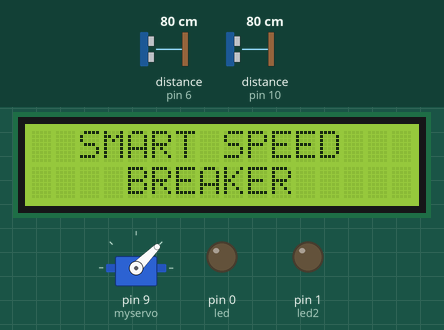
This sketch was run on a simulated Arduino Uno, built with avr-gcc and run on an emulated ATmega328P. Parts: servo, 16×2 character LCD, output pins drawn as LEDs (lit = HIGH). Wiring (inferred from the names in the program): 2 × ultrasonic range finder: trigger pin 7, echo pin 6 / trigger pin 13, echo pin 10. Inputs (shaded band) come from the test bench; at power-on: distance to the obstacle (sensors on pin 10, pin 6) 80 cm. The echo pulse lasts 58.3 µs per cm; pins used as bus, display or sensor lines are not drawn.

Above: at 1.2 s.
1.3 s: distance to the obstacle (sensor on pin 10) set to 11 cm
2.8 s: distance to the obstacle (sensor on pin 10) set to 8 cm
At 4.2 s:
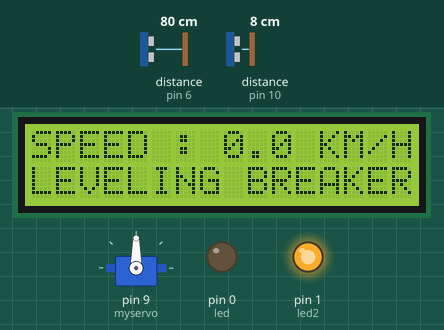
5.8 s: distance to the obstacle (sensor on pin 6) set to 11 cm
8.4 s: distance to the obstacle (sensor on pin 6) set to 8 cm
At 9.9 s:
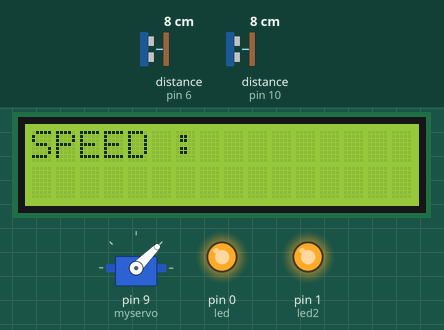
10.4 s: distance to the obstacle (sensor on pin 6) set to 18 cm
At 11.6 s:
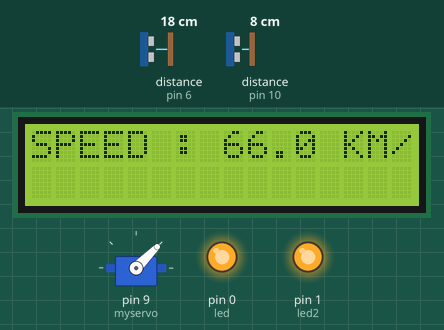
13.4 s: distance to the obstacle (sensor on pin 6) set to 2 cm
At 15.9 s:
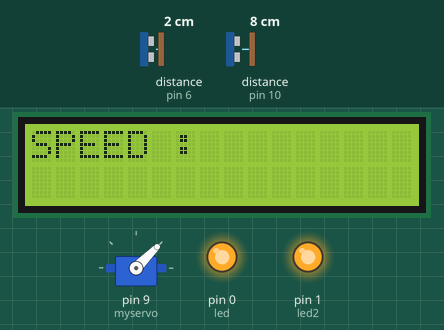
Timing chart, 0 to 16.9 s (numbered marks = the images above; inputs shaded):
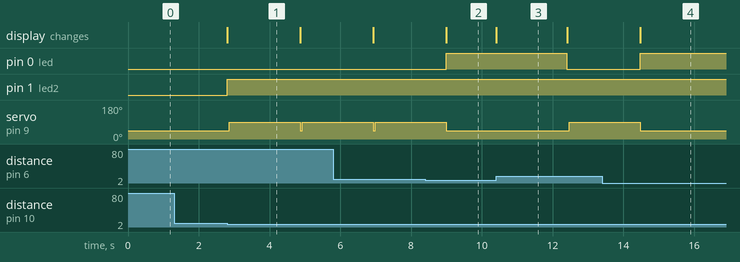

The sketch:

ssb.ino
```cpp
#include <Servo.h>
#include <LiquidCrystal.h>

Servo myservo;
LiquidCrystal lcd(12, 11, 5, 4, 3, 2);

#define trigPin1 13
#define echoPin1 10
#define trigPin2 7
#define echoPin2 6
#define led 0
#define led2 1

int blinking;                       // condition for blinking - timer is timing
int frameRate = 100;                // the frame rate (frames per second) at which the stopwatch runs - Change to suit
long interval = (1000/frameRate);   // blink interval =10
long startTime ;                    // start time for stop watch
long elapsedTime ;                  // elapsed time for stop watch
int fractional;                     // variable used to store fractional part of Frames
int fractionalSecs;                 // variable used to store fractional part of Seconds
int elapsedFrames;                  // elapsed frames for stop watch
int elapsedSeconds;                 // elapsed seconds for stop watch

float carspeedf;
float cstemp;
int cstempi;
int carspeed;
int carspeedd;

char buf[10];                       // string buffer for itoa function

long duration1;
long distance1;
long switch1;
long switch2;
long duration2;
long distance2;

void setup()
{

  myservo.attach(9);
  myservo.write(45);

  lcd.begin(16, 2);                // intialise the LCD.

  pinMode(trigPin1, OUTPUT);
  pinMode(echoPin1, INPUT);
  pinMode(trigPin2, OUTPUT);
  pinMode(echoPin2, INPUT);
  pinMode(led, OUTPUT);
  pinMode(led2, OUTPUT);
  digitalWrite(led,LOW);
  digitalWrite(led2,LOW);


  lcd.setCursor(0,0);
  lcd.print("  SMART SPEED  ");
  lcd.setCursor(0,1);
  lcd.print("    BREAKER    ");

}


void loop()
{


  digitalWrite(trigPin1, HIGH);
  delayMicroseconds(10);   //amount of sound pulses
  digitalWrite(trigPin1, LOW);


  duration1 = pulseIn(echoPin1, HIGH, 1000);  //makes it high 10ms after trigger and waits for it become low and stores that time
  distance1 = (duration1/2) / 29.1;

  digitalWrite(trigPin2, HIGH);
  delayMicroseconds(10);   //amount of sound pulses
  digitalWrite(trigPin2, LOW);


  duration2 = pulseIn(echoPin2, HIGH, 1000);  //makes it high 10ms after trigger and waits for it become low and stores that time
  distance2 = (duration2/2) / 29.1;

  if (distance2 > 0)
  {
    digitalWrite(led,HIGH);  //1 is on
    switch1=1;
  }

  if (distance1 > 0)
  {
    digitalWrite(led2,HIGH);
    switch2=1;
  }


   if ( switch1 == 1  )
   {
      startTime = millis();                               // store the start time
      switch1=0;
      delay(10);
   }


   else if ( switch2 == 1 )// check for a high to low transition if true then found a new button press while clock is running - stop the clock and report
   {

   switch2=0;
   elapsedTime =   millis() - startTime;                // store elapsed time
   elapsedSeconds = (elapsedTime / 1000L);              // divide by 1000 to convert to seconds - then cast to an int to print
   elapsedFrames = (elapsedTime / interval);            // divide by 100 to convert to 1/100 of a second - then cast to an int to print

   fractional = (int)(elapsedFrames % frameRate);       // use modulo operator to get fractional part of 100 Seconds
   fractionalSecs = (int)(elapsedSeconds % 60L);        // use modulo operator to get fractional part of 60 Seconds

   carspeedf = (792 / elapsedTime);
   cstemp = (carspeedf * 100);
   cstempi = (int)(cstemp);

   carspeed = (int)(carspeedf);
   carspeedd = (int)(cstempi % 100);

   lcd.clear();                                         // clear the LDC
   lcd.print("SPEED : ");
   lcd.print(itoa(carspeed, buf, 10));   // convert the int to a string and print a fractional part of 60 Seconds to the LCD
   lcd.print(".");
   lcd.print(itoa(carspeedd, buf, 10));
   lcd.print(" KM/H");

         if(elapsedTime > 119)
         {
         lcd.setCursor(0,1);
         lcd.print("LEVELING BREAKER");
         delay(50);
         myservo.write(90);
         }

   delay(2000);
   digitalWrite(led,LOW);
   digitalWrite(led2,LOW);
   lcd.clear();                                         // clear the LDC
   lcd.print("SPEED : ");
   myservo.write(45);

   }


   else
   {
   switch1=0 ;
   switch2=0 ;
   }


}
```

Measured:
- the behaviour switches between 10 and 9 cm on distance to the obstacle (sensor on pin 10) (found by bisection; images 0 and 1)
- the behaviour switches between 10 and 9 cm on distance to the obstacle (sensor on pin 6) (found by bisection; images 1 and 2)
- after the input at 1.3 s, every drawn part: stays the same
- after the input at 2.8 s, pin 1 (led2): LOW → HIGH at once; servo on pin 9 (myservo): 45° → 90° after 0.06 s; the display: changes at once (image 1)
- after the input at 8.4 s, pin 0 (led): LOW → HIGH after 0.59 s; servo on pin 9 (myservo): goes on until 9.0 s, then stays 45°
- after the input at 10.4 s, pin 0 (led): HIGH → LOW after 2.0 s; servo on pin 9 (myservo): 45° → 90° after 2.1 s; the display: changes at once (image 3)
- after the input at 13.4 s, pin 0 (led): LOW → HIGH after 1.1 s; servo on pin 9 (myservo): goes on until 14.5 s, then stays 45°
- what the display in image 1 shows lasts 2.1 s, from 2.8 s to 4.9 s
